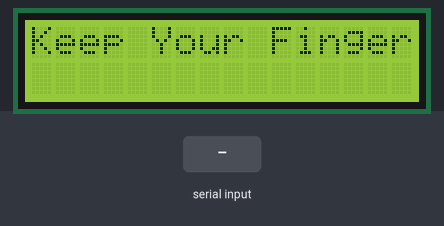
A sketch run on a simulated Arduino Mega 2560, built with avr-gcc and run on an emulated ATmega2560. On the bench: 16×2 character LCD. The inputs (shaded band) are chosen by the test bench. What the sketch prints to the serial monitor is not drawn.

Above: at 1.2 s.
1.3 s: "90 45 200\n" received over the second serial link
At 5.4 s:
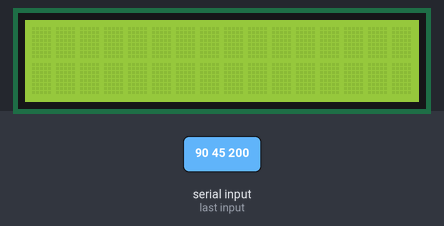
6.5 s: "30 150 10\n" received over the second serial link
At 8.2 s:
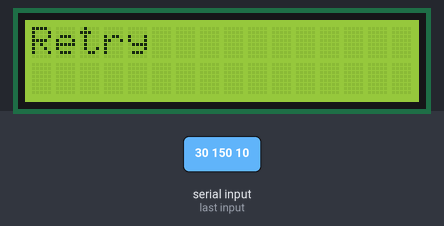
Timing chart, 0 to 9.7 s (numbered marks = the images above; inputs shaded):
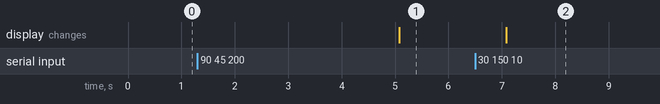

Measured:
- after the input at 1.3 s, the display: changes after 3.8 s (image 1)
- after the input at 6.5 s, the display: changes after 0.58 s (image 2)

The sketch:

scanFinger.ino
```cpp
#include <Keypad.h> //keypad library
#include <EEPROM.h> //rom library for save data
#include <LiquidCrystal.h>
#include <SoftwareSerial.h>

//settup -keypad
const byte ROWS = 4; //four rows
const byte COLS = 4; //four columns
SoftwareSerial mySerial(10, 11); // RX, TX

char keys[ROWS][COLS] = {
  {'1','2','3','A'},
  {'4','5','6','B'},
  {'7','8','9','C'},
  {'*','0','#','D'}
};


byte rowPins[ROWS] = {23, 25, 27, 29}; //connect to the row pinouts of the keypad
byte colPins[COLS] = {22, 24, 26, 28}; //connect to the column pinouts of the keypad

Keypad keypad = Keypad( makeKeymap(keys), rowPins, colPins, ROWS, COLS );

const int rs = 33, en = 31, d4 = 36, d5 = 34, d6 = 32, d7 = 30;
LiquidCrystal lcd(rs, en, d4, d5, d6, d7);


String getIdFromKeyboard(){
byte  val=5;char key;
//while(!(val= keypad.getKey()));

String inString="";
  //Serial.println(val);

  Serial.print("Enter ID : ");
   lcd.print("Enter ID : ");
  byte a = 0;
  while (1) {

    while(!(key = keypad.getKey()));
    Serial.println(key);

    if(key == 'D'){
      String tmp = inString;
      tmp[a-1] = '\0';
      inString = "";
      for(int i=0;i<tmp.length()-1;i++){
        inString += tmp[i];
      }

      a--;
      Serial.println(inString);
      lcd.clear();
      lcd.print("Enter ID : ");
      lcd.setCursor(3,1);
      lcd.print(inString);
    }
    if (isDigit(key) && inString.length()<5) {
      inString += key;
      Serial.println(inString);
      lcd.setCursor(3,1);
      lcd.print(inString);
      a++;
    }
     if(a==val  && key =='A'){
      lcd.setCursor(10,1);
      lcd.print("OK");
      delay(3000);
      lcd.clear();
      return inString;
    }
   // lcd.setCursor(3, 1); //setCursur(col,row)
   // lcd.print(inString);
    delay(3000);

  }lcd.clear();
}
boolean initial(){
   Serial3.write("\rfingerMatch\r\n");

  Serial3.flush();
  Serial.println("done1");

  delay(1000);
  while(Serial3.available()==0);
   while(Serial3.available()){
    Serial.println("done2");
   String line= Serial3.readStringUntil("</html>");

    Serial.println(line);
    }
 return true;
}
void setup() {
  // put your setup code here, to run once:
Serial.begin(9600);
Serial3.begin(115200);
mySerial.begin(19200);
lcd.begin(16, 2);

// while( !initial());

}

int compare();
void loop() {
  // put your main code here, to run repeatedly:
/* String input =  getIdFromKeyboard();
 //lcd.setCursor(3,1);
 //  lcd.print(input);
 while(!input);
   Serial3.println(input);

   Serial3.flush();*/
   char key;
   lcd.print("Keep Your Finger");
   int id=compare();
   delay(3000);
   lcd.clear();
   if(id==0){
    Serial.println(compare());
    lcd.print("Retry");
    delay(3000);
   lcd.clear();
    }
   else{
   lcd.print(id);Serial.println(compare());
   delay(3000);
   lcd.clear();
   }
//   key = keypad.getKey();
//   if(key=='A'){
//    lcd.clear();
//    lcd.print("OK");
//   delay(3000);
//   lcd.clear();}
//   else{
//
//    }
//   }
//    key = keypad.getKey();
//    if(key=='C'){
//      lcd.print(getIdFromKeyboard());
//      delay(3000);
//   lcd.clear();
//      }
   delay(2000);
   //Serial3.println("Hello");

}

void saveToDatabase(int id,char eigenValues[]){

  byte addCmd[] = {0xF5, 0x00, 0x00, 0x00, 0x00, 0x00, 0x00, 0xF5};
  byte checkSum = 0;
  byte reply[] = {0x00, 0x00, 0x00, 0x00, 0x00, 0x00, 0x00, 0x00};

  addCmd[0] = 0xF5;
  addCmd[7] = 0xF5;
  addCmd[1] = 0x41;
  addCmd[2] = 0;
  addCmd[3] = 196;
  addCmd[4] = 1;
  addCmd[5] = 0;
  checkSum = 0;
 // byte eigen[] ={12, 70, 153, 206, 65 ,71, 35, 164, 225, 79, 47 ,143, 1 ,85 ,171, 77, 225, 86, 26 ,171, 97, 113, 35, 146, 97, 123, 14 ,24 ,65, 128, 140, 194 ,1 ,129 ,19 ,192 ,193 ,119, 37, 41, 98, 120, 49 ,145, 2 ,146 ,42 ,106, 2 ,0 ,0};
    //char  eige[] ="12 70 153 206 65 71 35 164 225 79 47 143 1 85 171 77 225 86 26 171 97 113 35 146 97 123 14 24 65 128 140 194 1 129 19 192 193 119 37 41 98 120 49 145 2 146 42 106 2 0 0 ";
    char* eige=eigenValues;
   byte eigen[51];
    for(int i=1; i<6; i++){
    checkSum = checkSum^addCmd[i];
  }
  addCmd[6] = checkSum;int k=0;
  //while(eigen[k]!=NULL){Serial.print(eigen[k]+" ");k++;}
  for(int i=0; i<8; i++){
    mySerial.write(addCmd[i]);
    Serial.print(addCmd[i]);
    Serial.print(' ');
  }
  Serial.println();
  checkSum=0;
  mySerial.write((byte)0xF5);
  mySerial.write((byte)(id/256));checkSum = checkSum^(id/256);
  mySerial.write((byte)(id%256));checkSum = checkSum^(id%256);
  mySerial.write((byte)1);checkSum = checkSum^1;

  char* str = strtok(eige, " ");
 while (str != NULL){ // delimiter is the semicolon

    mySerial.write((byte)atoi(str));checkSum = checkSum^atoi(str);
  str = strtok(NULL, " ");


 }


  for(int k=0;k<193-51;k++)mySerial.write((byte)0);
  mySerial.write(checkSum);
  mySerial.write((byte)0xF5);
  delay(1000);


  delay(1000);
  while(mySerial.available()<8){};
  int i=0;
  while(mySerial.available()>0 ){
    reply[i] = mySerial.read();
    Serial.print(reply[i]);
    Serial.print(' ');
    i++;
  }
  Serial.println();


}
int compare(){

  byte addCmd[] = {0xF5, 0x00, 0x00, 0x00, 0x00, 0x00, 0x00, 0xF5};
  byte checkSum = 0;
  byte reply[] = {0x00, 0x00, 0x00, 0x00, 0x00, 0x00, 0x00, 0x00};

  addCmd[0] = 0xF5;
  addCmd[7] = 0xF5;
  addCmd[1] = 0x0C;
  addCmd[2] = 0;
  addCmd[3] = 0;
  addCmd[4] = 0;
  addCmd[5] = 0;
  checkSum = 0;

    for(int i=1; i<6; i++){
    checkSum = checkSum^addCmd[i];
  }
  addCmd[6] = checkSum;

  for(int i=0; i<8; i++){
    mySerial.write(addCmd[i]);
    Serial.print(addCmd[i]);
    Serial.print(' ');
  }
  Serial.println();
  delay(1000);

  delay(1000);
  while(mySerial.available()<8){};
  int i=0;
  while(mySerial.available()>0 ){
    reply[i] = mySerial.read();
    Serial.print(reply[i]);
    Serial.print(' ');
    i++;
  }Serial.println();
  if (reply[4]==1)
 return reply[2]*256+reply[3];
 else return 0;

}


void deleteUser(int id){

  byte addCmd[] = {0xF5, 0x00, 0x00, 0x00, 0x00, 0x00, 0x00, 0xF5};
  byte checkSum = 0;
  byte reply[] = {0x00, 0x00, 0x00, 0x00, 0x00, 0x00, 0x00, 0x00};

  addCmd[0] = 0xF5;
  addCmd[7] = 0xF5;
  addCmd[1] = 0x04;
  addCmd[2] = id/256;
  addCmd[3] = id%256;
  addCmd[4] = 0;
  addCmd[5] = 0;
  checkSum = 0;

    for(int i=1; i<6; i++){
    checkSum = checkSum^addCmd[i];
  }
  addCmd[6] = checkSum;

  for(int i=0; i<8; i++){
    mySerial.write(addCmd[i]);
    Serial.print(addCmd[i]);
    Serial.print(' ');
  }
  Serial.println();
  delay(1000);

  delay(1000);
  while(mySerial.available()<8){};
  int i=0;
  while(mySerial.available()>0 ){
    reply[i] = mySerial.read();
    Serial.print(reply[i]);
    Serial.print(' ');
    i++;
  }Serial.println();
}

void addUser(int id){
  byte addCmd[] = {0xF5, 0x00, 0x00, 0x00, 0x00, 0x00, 0x00, 0xF5};
  byte checkSum = 0;
  byte reply[] = {0x00, 0x00, 0x00, 0x00, 0x00, 0x00, 0x00, 0x00};

 for(int k=1;k<4;k++){
  addCmd[0] = 0xF5;
  addCmd[7] = 0xF5;
  addCmd[1] = k;
  addCmd[2] = id/256;
  addCmd[3] = id%256;
  addCmd[4] = 1;
  addCmd[5] = 0;
  checkSum = 0;

    for(int i=1; i<6; i++){
    checkSum = checkSum^addCmd[i];
  }
  addCmd[6] = checkSum;

  for(int i=0; i<8; i++){
    mySerial.write(addCmd[i]);
    Serial.print(addCmd[i]);
    Serial.print(' ');
  }
  Serial.println();
  delay(1000);

  delay(1000);
  while(mySerial.available()<8){};
  int i=0;
  while(mySerial.available()>0 ){
    reply[i] = mySerial.read();
    Serial.print(reply[i]);
    Serial.print(' ');
    i++;
  }Serial.println();
 }
}

void deleteAll(){
   byte addCmd[] = {0xF5, 0x00, 0x00, 0x00, 0x00, 0x00, 0x00, 0xF5};
  byte checkSum = 0;
  byte reply[] = {0x00, 0x00, 0x00, 0x00, 0x00, 0x00, 0x00, 0x00};

  addCmd[0] = 0xF5;
  addCmd[7] = 0xF5;
  addCmd[1] = 0x05;
  addCmd[2] = 0x00;
  addCmd[3] = 0x00;
  addCmd[4] = 0;
  addCmd[5] = 0;
  checkSum = 0;

    for(int i=1; i<6; i++){
    checkSum = checkSum^addCmd[i];
  }
  addCmd[6] = checkSum;

  for(int i=0; i<8; i++){
    mySerial.write(addCmd[i]);
    Serial.print(addCmd[i]);
    Serial.print(' ');
  }
  Serial.println();
  delay(1000);

  delay(1000);
  while(mySerial.available()<8){};
  int i=0;
  while(mySerial.available()>0 ){
    reply[i] = mySerial.read();
    Serial.print(reply[i]);
    Serial.print(' ');
    i++;
  }Serial.println();
 }

 void wipeData(){
   byte addCmd[] = {0xF5, 0x00, 0x00, 0x00, 0x00, 0x00, 0x00, 0xF5};
  byte checkSum = 0;
  byte reply[] = {0x00, 0x00, 0x00, 0x00, 0x00, 0x00, 0x00, 0x00};

  addCmd[0] = 0xF5;
  addCmd[7] = 0xF5;
  addCmd[1] = 0x3A;
  addCmd[2] = 0;
  addCmd[3] = 0;
  addCmd[4] = 0;
  addCmd[5] = 0;
  checkSum = 0;

    for(int i=1; i<6; i++){
    checkSum = checkSum^addCmd[i];
  }
  addCmd[6] = checkSum;

  for(int i=0; i<8; i++){
    mySerial.write(addCmd[i]);
    Serial.print(addCmd[i]);
    Serial.print(' ');
  }
  Serial.println();
  delay(1000);

  delay(1000);
  while(mySerial.available()<8){};
  int i=0;
  while(mySerial.available()>0 ){
    reply[i] = mySerial.read();
    Serial.print(reply[i]);
    Serial.print(' ');
    i++;
  }Serial.println();
  }
```
